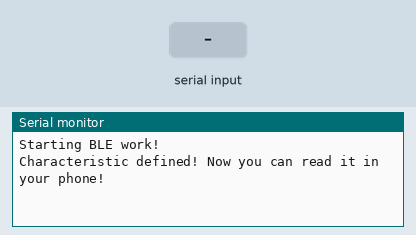
This sketch was run on a simulated ESP32. On the bench: the last lines printed to the serial monitor. The inputs (shaded band) are chosen by the test bench. Nothing arrives over Bluetooth unless stated; a phone connects over Bluetooth LE 3 s after start.

Above: at 1.2 s.
1.3 s: "1\n" received over the second serial link
At 1.9 s:
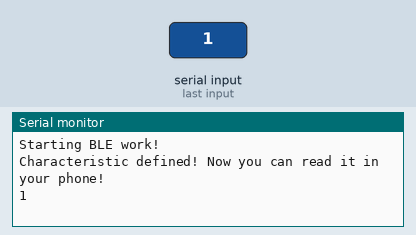
2.8 s: "0\n" received over the second serial link
At 4.0 s:
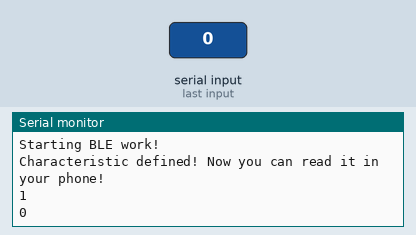
4.3 s: "2\n" received over the second serial link
At 5.4 s:
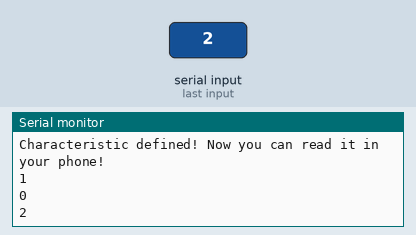

The sketch:

BLE_seed.ino
```cpp
/*
    Based on Neil Kolban example for IDF: https://github.com/nkolban/esp32-snippets/blob/master/cpp_utils/tests/BLE%20Tests/SampleServer.cpp
    Ported to Arduino ESP32 by Evandro Copercini
*/

#include <BLEDevice.h>
#include <BLEUtils.h>
#include <BLEServer.h>

// See the following for generating UUIDs:
// https://www.uuidgenerator.net/

#define SERVICE_UUID        "4fafc201-1fb5-459e-8fcc-c5c9c331914b"
#define CHARACTERISTIC_UUID "beb5483e-36e1-4688-b7f5-ea07361b26a8"
BLECharacteristic *pCharacteristic;

HardwareSerial Serial2(2);

void setup() {
  Serial.begin(115200);
  Serial2.begin(9600, SERIAL_8N1, 18);
  Serial.println("Starting BLE work!");

  BLEDevice::init("MyESP32");
  BLEServer *pServer = BLEDevice::createServer();
  BLEService *pService = pServer->createService(SERVICE_UUID);
  pCharacteristic = pService->createCharacteristic(
                                         CHARACTERISTIC_UUID,
                                         BLECharacteristic::PROPERTY_READ |
                                         BLECharacteristic::PROPERTY_WRITE
                                       );

  pCharacteristic->setValue("Hello World says Neil");
  pService->start();
  BLEAdvertising *pAdvertising = pServer->getAdvertising();
  pAdvertising->start();
  Serial.println("Characteristic defined! Now you can read it in your phone!");
}

int inByte = 0;
char inBuffer[1024];
int count;
void loop() {
  // put your main code here, to run repeatedly:
  //pCharacteristic->setValue(String(millis()).c_str());
  if(Serial2.available()){
    count = Serial2.readBytesUntil('\n',inBuffer,1024);
    inBuffer[count] = 0x00;
    Serial.println(inBuffer);
    pCharacteristic->setValue(inBuffer);
  }
}
```

Measured:
- after the input at 1.3 s, the serial monitor: prints a new line at once (image 1)
- after the input at 2.8 s, the serial monitor: prints a new line at once (image 2)
- after the input at 4.3 s, the serial monitor: prints a new line at once (image 3)
